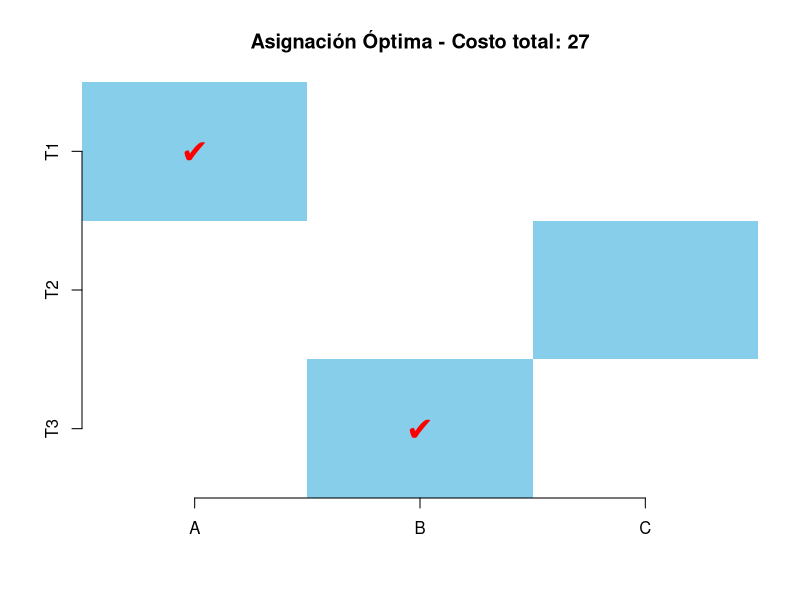

This figure's R source:
# Resolver el problema de asignación SIN librerías externas
# Usando lpSolve solo porque es indispensable para el método

install.packages("lpSolve")  # Solo si no lo tienes
library(lpSolve)

# Matriz de costos
cost <- matrix(c(10,15,20,
                 5,9,10,
                 8,7,9),
               nrow = 3, byrow = TRUE)

# Resolver asignación
resultado <- lp.assign(cost)

# Mostrar solución
cat("Matriz solución:\n")
print(resultado$solution)
cat("Costo mínimo total:", resultado$objval, "\n")

# Obtener asignaciones
trabajadores <- c("A", "B", "C")
tareas <- c("T1", "T2", "T3")

# Crear gráfico tipo mapa en base R
mat <- resultado$solution
image(t(mat[nrow(mat):1, ]), axes = FALSE, col = c("white", "skyblue"))
axis(1, at = seq(0, 1, length.out = 3), labels = trabajadores)
axis(2, at = seq(0, 1, length.out = 3), labels = rev(tareas))

# Añadir texto ✔ donde hay asignación
for (i in 1:3) {
  for (j in 1:3) {
    if (mat[i, j] == 1) {
      text((j - 1) / 2, (3 - i) / 2, labels = "✔", col = "red", cex = 2)
    }
  }
}

title(main = paste("Asignación Óptima - Costo total:", resultado$objval))
